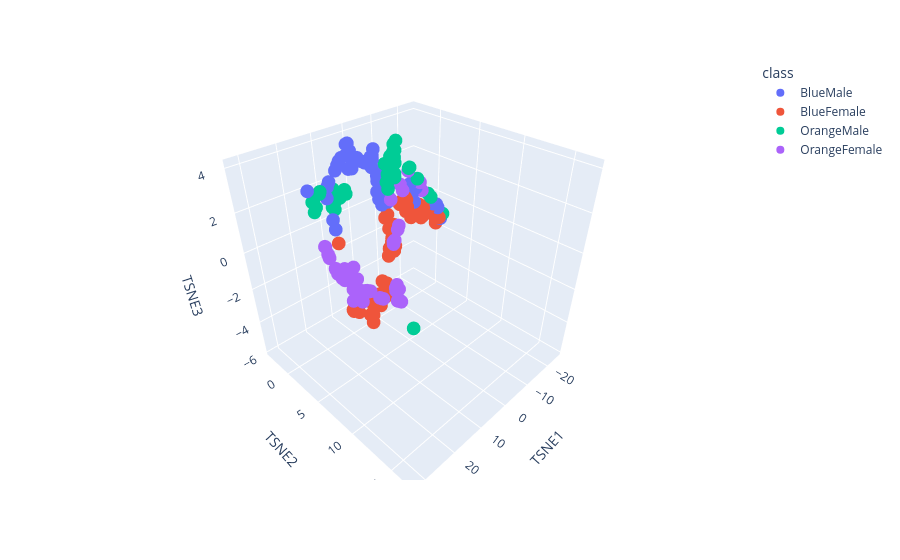

Notebook code for this chart:
### Code cell
fig = px.scatter_3d(crabs_standarized, x='TSNE1', y='TSNE2', z='TSNE3',
              color='class')
fig.show()
